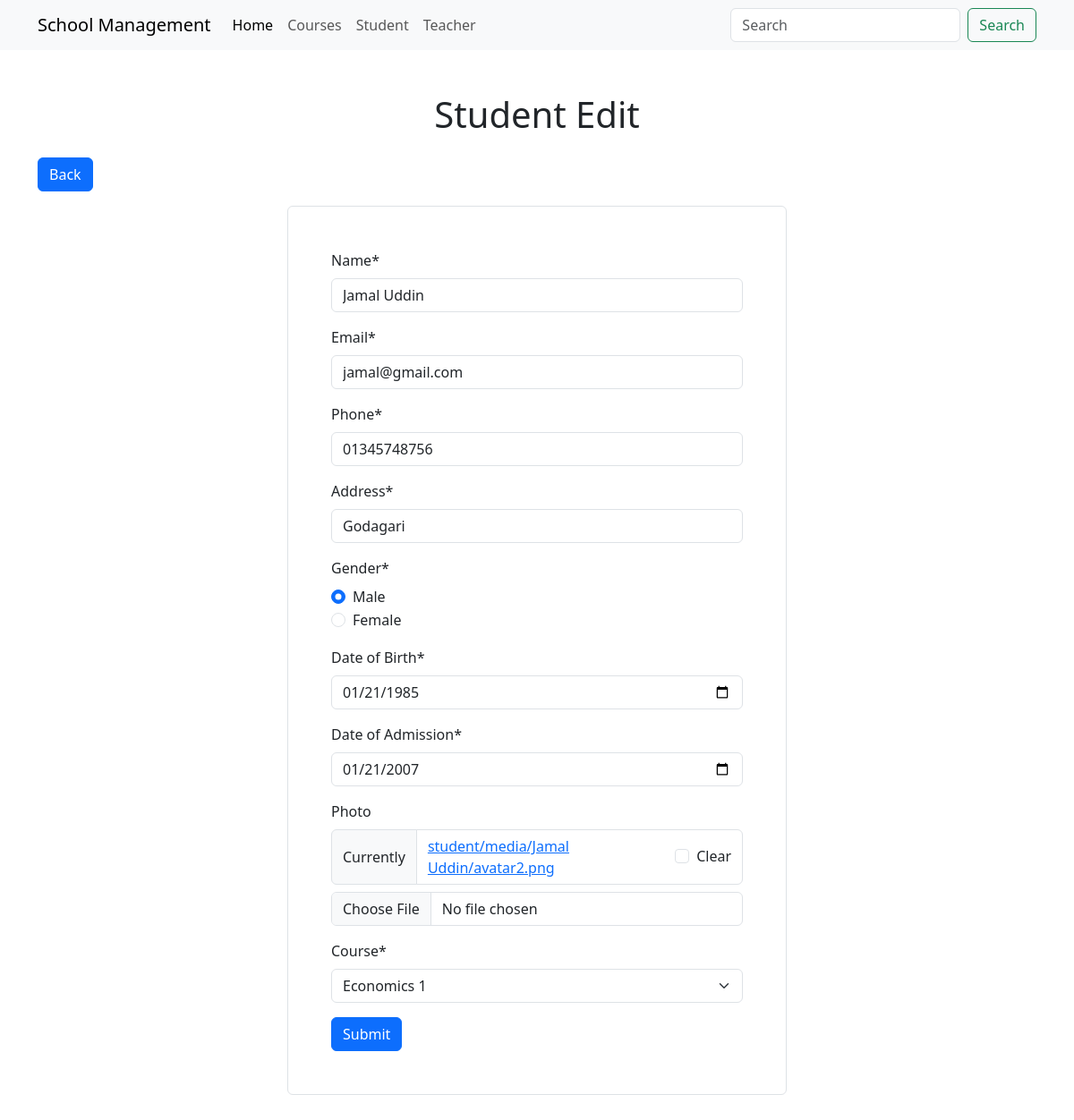
The app's page /student/edit/1/ with its own data.
### student/models.py (models this page shows, shortened)
class Student(models.Model):
    name = models.CharField(max_length=100)
    email = models.EmailField()
    phone = models.CharField(max_length=20)
    address = models.CharField(max_length=200)
    gender = models.CharField(max_length=10)
    date_of_birth = models.DateField()
    date_of_admission = models.DateField()
    photo = models.ImageField(upload_to=student_directory_path, null=True, blank=True)
    course = models.ForeignKey('course.Course', on_delete=models.CASCADE)

### course/models.py (models this page shows)
class Course(models.Model):
    name = models.CharField(max_length=100)
    course_code = models.CharField(max_length=10)
    credit = models.IntegerField()
    price = models.DecimalField(max_digits=10, decimal_places=2)
    is_active = models.BooleanField(default=True)
    def __str__(self):
        return self.name

### student/views.py (the view)
# urls.py: path('student/edit/<int:student_id>/', views.student_edit, name='student_edit'),
def student_edit(request, student_id):
    student = Student.objects.get(id=student_id)
    if request.method == 'POST':
        form = StudentForm(request.POST, request.FILES, instance=student)
        if form.is_valid():
            form.save()
            messages.add_message(request, messages.SUCCESS, "Student updated successfully")
            return redirect('student_index')
    else:
        form = StudentForm(instance=student)
    return render(request, 'student/edit.html', {'form': form, 'student': student})

### student/forms.py
class StudentForm(forms.ModelForm):
    class Meta:
        model = Student
        fields = '__all__'
        widgets = {
            'date_of_birth': forms.DateInput(attrs={'type': 'date'}),
            'date_of_admission': forms.DateInput(attrs={'type': 'date'}),
            'gender': forms.RadioSelect(
                choices=(
                    ('male', 'Male'),
                    ('female', 'Female')
                )
            ),
        }
        labels = {
            'name': 'Name',
            'email': 'Email',
            'phone': 'Phone',
            'address': 'Address',
            'gender': 'Gender',
            'date_of_birth': 'Date of Birth',
            'date_of_admission': 'Date of Admission',
            'photo': 'Photo',
            'course': 'Course',
        }

### student/templates/student/edit.html (shortened to what this page needs)
{% extends 'base.html' %}
{%load crispy_forms_tags %}
{% block content %}
    <h1 class="text-center">Student Edit</h1>
    <a href="{% url 'student_index' %}" class="btn btn-primary my-3">Back</a>
    <form method="POST" class="border p-5 rounded w-50 mx-auto" enctype="multipart/form-data">
        {{ form|crispy }}
        <button type="submit" class="btn btn-primary">Submit</button>
    </form>
{% endblock content %}

### records on screen
Student: name "Jamal Uddin", email "jamal@gmail.com", phone "01345748756", address "Godagari", gender "☑ Male ☐ Female", date_of_birth "01/21/1985", date_of_admission "01/21/2007", course "Economics 1"
